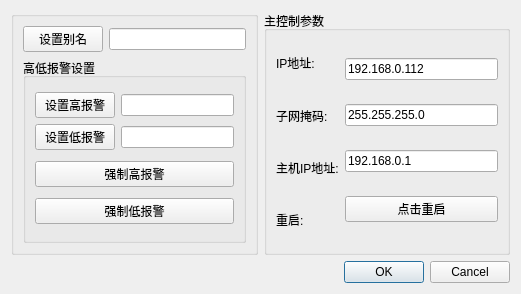
<?xml version="1.0" encoding="UTF-8"?>
<ui version="4.0">
 <class>AdvanceSetting</class>
 <widget class="QDialog" name="AdvanceSetting">
  <property name="geometry">
   <rect>
    <x>0</x>
    <y>0</y>
    <width>521</width>
    <height>294</height>
   </rect>
  </property>
  <property name="windowTitle">
   <string>Dialog</string>
  </property>
  <layout class="QVBoxLayout" name="verticalLayout_4">
   <item>
    <layout class="QHBoxLayout" name="horizontalLayout_3">
     <item>
      <widget class="QGroupBox" name="groupBox_2">
       <property name="title">
        <string/>
       </property>
       <layout class="QVBoxLayout" name="verticalLayout_3">
        <item>
         <layout class="QHBoxLayout" name="horizontalLayout_2">
          <item>
           <widget class="QPushButton" name="pbAliasName">
            <property name="text">
             <string>设置别名</string>
            </property>
           </widget>
          </item>
          <item>
           <widget class="QLineEdit" name="leAliasName"/>
          </item>
         </layout>
        </item>
        <item>
         <widget class="QGroupBox" name="groupBox">
          <property name="title">
           <string>高低报警设置</string>
          </property>
          <layout class="QGridLayout" name="gridLayout_2">
           <item row="0" column="0">
            <layout class="QGridLayout" name="gridLayout">
             <item row="0" column="0">
              <widget class="QPushButton" name="pushButton">
               <property name="text">
                <string>设置高报警</string>
               </property>
              </widget>
             </item>
             <item row="0" column="1">
              <widget class="QLineEdit" name="lineEdit"/>
             </item>
             <item row="1" column="0">
              <widget class="QPushButton" name="pushButton_2">
               <property name="text">
                <string>设置低报警</string>
               </property>
              </widget>
             </item>
             <item row="1" column="1">
              <widget class="QLineEdit" name="lineEdit_5"/>
             </item>
            </layout>
           </item>
           <item row="1" column="0">
            <widget class="QPushButton" name="pushButton_3">
             <property name="text">
              <string>强制高报警</string>
             </property>
            </widget>
           </item>
           <item row="2" column="0">
            <widget class="QPushButton" name="pushButton_4">
             <property name="text">
              <string>强制低报警</string>
             </property>
            </widget>
           </item>
          </layout>
         </widget>
        </item>
       </layout>
      </widget>
     </item>
     <item>
      <widget class="QGroupBox" name="groupBox_7">
       <property name="title">
        <string>主控制参数</string>
       </property>
       <layout class="QHBoxLayout" name="horizontalLayout_9">
        <item>
         <layout class="QHBoxLayout" name="horizontalLayout">
          <item>
           <layout class="QVBoxLayout" name="verticalLayout_2">
            <item>
             <widget class="QLabel" name="label_2">
              <property name="text">
               <string>IP地址:</string>
              </property>
             </widget>
            </item>
            <item>
             <widget class="QLabel" name="label_3">
              <property name="text">
               <string>子网掩码:</string>
              </property>
             </widget>
            </item>
            <item>
             <widget class="QLabel" name="label_4">
              <property name="text">
               <string>主机IP地址:</string>
              </property>
             </widget>
            </item>
            <item>
             <widget class="QLabel" name="label_29">
              <property name="text">
               <string>重启:</string>
              </property>
             </widget>
            </item>
           </layout>
          </item>
          <item>
           <layout class="QVBoxLayout" name="verticalLayout">
            <item>
             <widget class="QLineEdit" name="lineEdit_2">
              <property name="text">
               <string>192.168.0.112</string>
              </property>
             </widget>
            </item>
            <item>
             <widget class="QLineEdit" name="lineEdit_3">
              <property name="text">
               <string>255.255.255.0</string>
              </property>
             </widget>
            </item>
            <item>
             <widget class="QLineEdit" name="lineEdit_4">
              <property name="text">
               <string>192.168.0.1</string>
              </property>
             </widget>
            </item>
            <item>
             <widget class="QPushButton" name="pbReboot">
              <property name="text">
               <string>点击重启</string>
              </property>
             </widget>
            </item>
           </layout>
          </item>
         </layout>
        </item>
       </layout>
      </widget>
     </item>
    </layout>
   </item>
   <item>
    <widget class="QDialogButtonBox" name="buttonBox">
     <property name="orientation">
      <enum>Qt::Horizontal</enum>
     </property>
     <property name="standardButtons">
      <set>QDialogButtonBox::Cancel|QDialogButtonBox::Ok</set>
     </property>
    </widget>
   </item>
  </layout>
 </widget>
 <resources/>
 <connections>
  <connection>
   <sender>buttonBox</sender>
   <signal>accepted()</signal>
   <receiver>AdvanceSetting</receiver>
   <slot>accept()</slot>
   <hints>
    <hint type="sourcelabel">
     <x>248</x>
     <y>254</y>
    </hint>
    <hint type="destinationlabel">
     <x>157</x>
     <y>274</y>
    </hint>
   </hints>
  </connection>
  <connection>
   <sender>buttonBox</sender>
   <signal>rejected()</signal>
   <receiver>AdvanceSetting</receiver>
   <slot>reject()</slot>
   <hints>
    <hint type="sourcelabel">
     <x>316</x>
     <y>260</y>
    </hint>
    <hint type="destinationlabel">
     <x>286</x>
     <y>274</y>
    </hint>
   </hints>
  </connection>
 </connections>
</ui>
